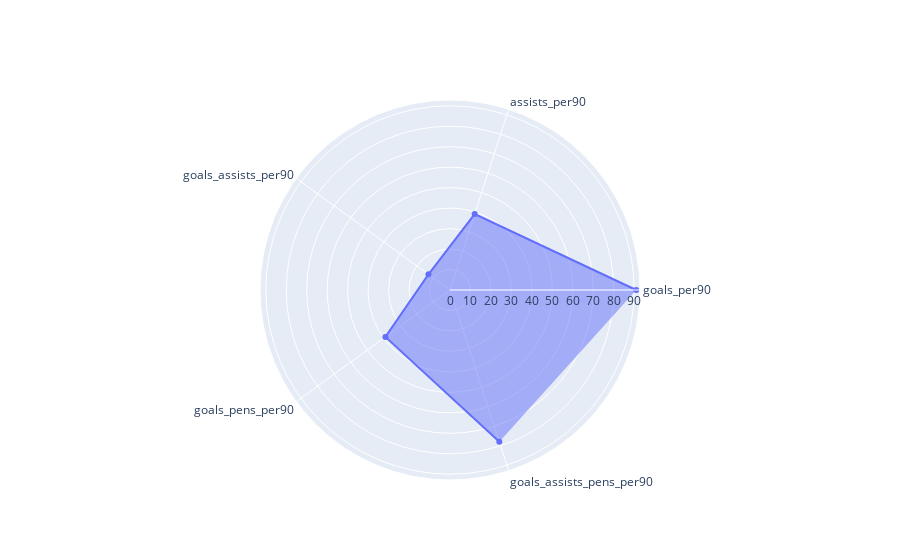

Write notebook code for a chart like this one.
### Code cell
#to make the radar chart of statistics per 90
thetaper90 = ['goals_per90', 'assists_per90', 'goals_assists_per90', 'goals_pens_per90', 'goals_assists_pens_per90']
rper90 = []
for t in thetaper90:
    rper90.append(int(df_player.loc[indice, t]))

#radar chart of statistics per 90 built
layout = go. Layout(
polar = dict(
radialaxis = dict(
visible = True)),
showlegend=False)
fig = go.Figure(data=go.Scatterpolar(
  r=rper90,
  theta=thetaper90,
  fill='toself'
))
fig.show()

### Figure 1 — Plotly figure (JSON) as saved in the notebook; plotly's stock layout.template omitted (floating-point values rounded to 4 significant figures)
{"data": [{"fill": "toself", "r": [91, 39, 13, 39, 78], "theta": ["goals_per90", "assists_per90", "goals_assists_per90", "goals_pens_per90", "goals_assists_pens_per90"], "type": "scatterpolar"}], "layout": {}}
